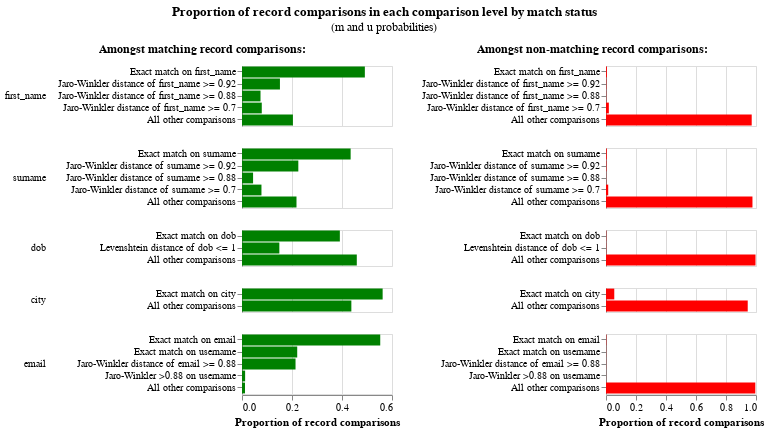

The code cell stored with this chart in its notebook:
### Markdown cell above
## m and u Parameters

### Code cell
linker.visualisations.m_u_parameters_chart()

### Figure 1 — Vega-Lite specification as saved in the notebook (floating-point values rounded to 4 significant figures)
{"config": {"view": {"continuousWidth": 300, "continuousHeight": 300, "discreteHeight": 300, "discreteWidth": 400}, "header": {"title": null}, "title": {"anchor": "middle", "offset": 10}}, "hconcat": [{"mark": "bar", "encoding": {"color": {"value": "green"}, "row": {"field": "comparison_name", "header": {"labelAlign": "left", "labelAnchor": "middle", "labelAngle": 0}, "sort": {"field": "comparison_sort_order"}, "type": "nominal"}, "tooltip": [{"field": "comparison_name", "title": "Comparison name", "type": "nominal"}, {"field": "label_for_charts", "title": "Label", "type": "ordinal"}, {"field": "sql_condition", "title": "SQL condition", "type": "nominal"}, {"field": "m_probability", "format": ".10~g", "title": "M probability", "type": "quantitative"}, {"field": "u_probability", "format": ".10~g", "title": "U probability", "type": "quantitative"}, {"field": "bayes_factor", "format": ",.6f", "title": "Bayes factor = m/u", "type": "quantitative"}, {"field": "log2_bayes_factor", "format": ".4~g", "title": "Match weight = log2(m/u)", "type": "quantitative"}, {"field": "bayes_factor_description", "title": "Match weight description", "type": "nominal"}, {"field": "m_probability_description", "title": "m probability description", "type": "nominal"}, {"field": "u_probability_description", "title": "u probability description", "type": "nominal"}], "x": {"axis": {"title": "Proportion of record comparisons"}, "field": "m_probability", "type": "quantitative"}, "y": {"axis": {"title": null}, "field": "label_for_charts", "sort": {"field": "comparison_vector_value", "order": "descending"}, "type": "nominal"}}, "height": {"step": 12}, "resolve": {"scale": {"y": "independent"}}, "title": {"text": "Amongst matching record comparisons:", "fontSize": 12, "fontWeight": "bold"}, "transform": [{"filter": "(datum.bayes_factor != 'no-op filter due to vega lite issue 4680')"}], "width": 150}, {"mark": "bar", "encoding": {"color": {"value": "red"}, "row": {"field": "comparison_name", "header": {"labels": false}, "sort": {"field": "comparison_sort_order"}, "type": "nominal"}, "tooltip": [{"field": "comparison_name", "title": "Comparison name", "type": "nominal"}, {"field": "label_for_charts", "title": "Label", "type": "ordinal"}, {"field": "sql_condition", "title": "SQL condition", "type": "nominal"}, {"field": "m_probability", "format": ".10~g", "title": "M probability", "type": "quantitative"}, {"field": "u_probability", "format": ".10~g", "title": "U probability", "type": "quantitative"}, {"field": "bayes_factor", "format": ",.6f", "title": "Bayes factor = m/u", "type": "quantitative"}, {"field": "log2_bayes_factor", "format": ".4~g", "title": "Match weight = log2(m/u)", "type": "quantitative"}, {"field": "bayes_factor_description", "title": "Match weight description", "type": "nominal"}, {"field": "m_probability_description", "title": "m probability description", "type": "nominal"}, {"field": "u_probability_description", "title": "u probability description", "type": "nominal"}], "x": {"axis": {"title": "Proportion of record comparisons"}, "field": "u_probability", "type": "quantitative"}, "y": {"axis": {"title": null}, "field": "label_for_charts", "sort": {"field": "comparison_vector_value", "order": "descending"}, "type": "nominal"}}, "height": {"step": 12}, "resolve": {"scale": {"y": "independent"}}, "title": {"text": "Amongst non-matching record comparisons:", "fontSize": 12, "fontWeight": "bold"}, "transform": [{"filter": "(datum.bayes_factor != 'no-op filter2 due to vega lite issue 4680')"}], "width": 150}], "data": {"name": "data-a94a991d6f02ce72f8d75f534b62d379"}, "title": {"text": "Proportion of record comparisons in each comparison level by match status", "subtitle": "(m and u probabilities)"}, "$schema": "https://vega.github.io/schema/vega-lite/v5.9.3.json", "datasets": {"data-a94a991d6f02ce72f8d75f534b62d379": [{"comparison_name": "first_name", "sql_condition": "\"first_name_l\" = \"first_name_r\"", "label_for_charts": "Exact match on first_name", "m_probability": 0.4914, "u_probability": 0.005794, "m_probability_description": "Amongst matching record comparisons, 49.14% of records (i.e. one in 2.035) are in the exact match on first_name comparison level", "u_probability_description": "Amongst non-matching record comparisons, 0.5794% of records (i.e. one in 173) are in the exact match on first_name comparison level", "has_tf_adjustments": true, "tf_adjustment_column": "first_name", "tf_adjustment_weight": 1.0, "is_null_level": false, "bayes_factor": 84.82, "log2_bayes_factor": 6.406, "comparison_vector_value": 4, "max_comparison_vector_value": 4, "bayes_factor_description": "If comparison level is `exact match on first_name` then comparison is 84.82 times more likely to be a match", "probability_two_random_records_match": 0.00298, "comparison_sort_order": 0}, {"comparison_name": "first_name", "sql_condition": "jaro_winkler_similarity(\"first_name_l\", \"first_name_r\") >= 0.92", "label_for_charts": "Jaro-Winkler distance of first_name >= 0.92", "m_probability": 0.1518, "u_probability": 0.002343, "m_probability_description": "Amongst matching record comparisons, 15.18% of records (i.e. one in 6.589) are in the jaro-winkler distance of first_name >= 0.92 comparison level", "u_probability_description": "Amongst non-matching record comparisons, 0.2343% of records (i.e. one in 427) are in the jaro-winkler distance of first_name >= 0.92 comparison level", "has_tf_adjustments": false, "tf_adjustment_column": null, "tf_adjustment_weight": 1.0, "is_null_level": false, "bayes_factor": 64.77, "log2_bayes_factor": 6.017, "comparison_vector_value": 3, "max_comparison_vector_value": 4, "bayes_factor_description": "If comparison level is `jaro-winkler distance of first_name >= 0.92` then comparison is 64.77 times more likely to be a match", "probability_two_random_records_match": 0.00298, "comparison_sort_order": 0}, {"comparison_name": "first_name", "sql_condition": "jaro_winkler_similarity(\"first_name_l\", \"first_name_r\") >= 0.88", "label_for_charts": "Jaro-Winkler distance of first_name >= 0.88", "m_probability": 0.07406, "u_probability": 0.001548, "m_probability_description": "Amongst matching record comparisons, 7.406% of records (i.e. one in 13.5) are in the jaro-winkler distance of first_name >= 0.88 comparison level", "u_probability_description": "Amongst non-matching record comparisons, 0.1548% of records (i.e. one in 646) are in the jaro-winkler distance of first_name >= 0.88 comparison level", "has_tf_adjustments": false, "tf_adjustment_column": null, "tf_adjustment_weight": 1.0, "is_null_level": false, "bayes_factor": 47.83, "log2_bayes_factor": 5.58, "comparison_vector_value": 2, "max_comparison_vector_value": 4, "bayes_factor_description": "If comparison level is `jaro-winkler distance of first_name >= 0.88` then comparison is 47.83 times more likely to be a match", "probability_two_random_records_match": 0.00298, "comparison_sort_order": 0}, {"comparison_name": "first_name", "sql_condition": "jaro_winkler_similarity(\"first_name_l\", \"first_name_r\") >= 0.7", "label_for_charts": "Jaro-Winkler distance of first_name >= 0.7", "m_probability": 0.07909, "u_probability": 0.01893, "m_probability_description": "Amongst matching record comparisons, 7.909% of records (i.e. one in 12.64) are in the jaro-winkler distance of first_name >= 0.7 comparison level", "u_probability_description": "Amongst non-matching record comparisons, 1.893% of records (i.e. one in 52.81) are in the jaro-winkler distance of first_name >= 0.7 comparison level", "has_tf_adjustments": false, "tf_adjustment_column": null, "tf_adjustment_weight": 1.0, "is_null_level": false, "bayes_factor": 4.177, "log2_bayes_factor": 2.062, "comparison_vector_value": 1, "max_comparison_vector_value": 4, "bayes_factor_description": "If comparison level is `jaro-winkler distance of first_name >= 0.7` then comparison is 4.177 times more likely to be a match", "probability_two_random_records_match": 0.00298, "comparison_sort_order": 0}, {"comparison_name": "first_name", "sql_condition": "ELSE", "label_for_charts": "All other comparisons", "m_probability": 0.2037, "u_probability": 0.9714, "m_probability_description": "Amongst matching record comparisons, 20.37% of records (i.e. one in 4.91) are in the all other comparisons comparison level", "u_probability_description": "Amongst non-matching record comparisons, 97.14% of records (i.e. one in 1.029) are in the all other comparisons comparison level", "has_tf_adjustments": false, "tf_adjustment_column": null, "tf_adjustment_weight": 1.0, "is_null_level": false, "bayes_factor": 0.2097, "log2_bayes_factor": -2.254, "comparison_vector_value": 0, "max_comparison_vector_value": 4, "bayes_factor_description": "If comparison level is `all other comparisons` then comparison is 4.769 times less likely to be a match", "probability_two_random_records_match": 0.00298, "comparison_sort_order": 0}, {"comparison_name": "surname", "sql_condition": "\"surname_l\" = \"surname_r\"", "label_for_charts": "Exact match on surname", "m_probability": 0.4346, "u_probability": 0.00489, "m_probability_description": "Amongst matching record comparisons, 43.46% of records (i.e. one in 2.301) are in the exact match on surname comparison level", "u_probability_description": "Amongst non-matching record comparisons, 0.489% of records (i.e. one in 204) are in the exact match on surname comparison level", "has_tf_adjustments": true, "tf_adjustment_column": "surname", "tf_adjustment_weight": 1.0, "is_null_level": false, "bayes_factor": 88.87, "log2_bayes_factor": 6.474, "comparison_vector_value": 4, "max_comparison_vector_value": 4, "bayes_factor_description": "If comparison level is `exact match on surname` then comparison is 88.87 times more likely to be a match", "probability_two_random_records_match": 0.00298, "comparison_sort_order": 1}, {"comparison_name": "surname", "sql_condition": "jaro_winkler_similarity(\"surname_l\", \"surname_r\") >= 0.92", "label_for_charts": "Jaro-Winkler distance of surname >= 0.92", "m_probability": 0.2253, "u_probability": 0.002839, "m_probability_description": "Amongst matching record comparisons, 22.53% of records (i.e. one in 4.439) are in the jaro-winkler distance of surname >= 0.92 comparison level", "u_probability_description": "Amongst non-matching record comparisons, 0.2839% of records (i.e. one in 352) are in the jaro-winkler distance of surname >= 0.92 comparison level", "has_tf_adjustments": false, "tf_adjustment_column": null, "tf_adjustment_weight": 1.0, "is_null_level": false, "bayes_factor": 79.35, "log2_bayes_factor": 6.31, "comparison_vector_value": 3, "max_comparison_vector_value": 4, "bayes_factor_description": "If comparison level is `jaro-winkler distance of surname >= 0.92` then comparison is 79.35 times more likely to be a match", "probability_two_random_records_match": 0.00298, "comparison_sort_order": 1}, {"comparison_name": "surname", "sql_condition": "jaro_winkler_similarity(\"surname_l\", \"surname_r\") >= 0.88", "label_for_charts": "Jaro-Winkler distance of surname >= 0.88", "m_probability": 0.04432, "u_probability": 0.001131, "m_probability_description": "Amongst matching record comparisons, 4.432% of records (i.e. one in 22.56) are in the jaro-winkler distance of surname >= 0.88 comparison level", "u_probability_description": "Amongst non-matching record comparisons, 0.1131% of records (i.e. one in 884) are in the jaro-winkler distance of surname >= 0.88 comparison level", "has_tf_adjustments": false, "tf_adjustment_column": null, "tf_adjustment_weight": 1.0, "is_null_level": false, "bayes_factor": 39.17, "log2_bayes_factor": 5.292, "comparison_vector_value": 2, "max_comparison_vector_value": 4, "bayes_factor_description": "If comparison level is `jaro-winkler distance of surname >= 0.88` then comparison is 39.17 times more likely to be a match", "probability_two_random_records_match": 0.00298, "comparison_sort_order": 1}, {"comparison_name": "surname", "sql_condition": "jaro_winkler_similarity(\"surname_l\", \"surname_r\") >= 0.7", "label_for_charts": "Jaro-Winkler distance of surname >= 0.7", "m_probability": 0.07784, "u_probability": 0.01473, "m_probability_description": "Amongst matching record comparisons, 7.784% of records (i.e. one in 12.85) are in the jaro-winkler distance of surname >= 0.7 comparison level", "u_probability_description": "Amongst non-matching record comparisons, 1.473% of records (i.e. one in 67.89) are in the jaro-winkler distance of surname >= 0.7 comparison level", "has_tf_adjustments": false, "tf_adjustment_column": null, "tf_adjustment_weight": 1.0, "is_null_level": false, "bayes_factor": 5.285, "log2_bayes_factor": 2.402, "comparison_vector_value": 1, "max_comparison_vector_value": 4, "bayes_factor_description": "If comparison level is `jaro-winkler distance of surname >= 0.7` then comparison is 5.285 times more likely to be a match", "probability_two_random_records_match": 0.00298, "comparison_sort_order": 1}, {"comparison_name": "surname", "sql_condition": "ELSE", "label_for_charts": "All other comparisons", "m_probability": 0.218, "u_probability": 0.9764, "m_probability_description": "Amongst matching record comparisons, 21.8% of records (i.e. one in 4.588) are in the all other comparisons comparison level", "u_probability_description": "Amongst non-matching record comparisons, 97.64% of records (i.e. one in 1.024) are in the all other comparisons comparison level", "has_tf_adjustments": false, "tf_adjustment_column": null, "tf_adjustment_weight": 1.0, "is_null_level": false, "bayes_factor": 0.2232, "log2_bayes_factor": -2.163, "comparison_vector_value": 0, "max_comparison_vector_value": 4, "bayes_factor_description": "If comparison level is `all other comparisons` then comparison is 4.48 times less likely to be a match", "probability_two_random_records_match": 0.00298, "comparison_sort_order": 1}, {"comparison_name": "dob", "sql_condition": "\"dob_l\" = \"dob_r\"", "label_for_charts": "Exact match on dob", "m_probability": 0.3914, "u_probability": 0.001748, "m_probability_description": "Amongst matching record comparisons, 39.14% of records (i.e. one in 2.555) are in the exact match on dob comparison level", "u_probability_description": "Amongst non-matching record comparisons, 0.1748% of records (i.e. one in 572) are in the exact match on dob comparison level", "has_tf_adjustments": false, "tf_adjustment_column": null, "tf_adjustment_weight": 1.0, "is_null_level": false, "bayes_factor": 224.0, "log2_bayes_factor": 7.807, "comparison_vector_value": 2, "max_comparison_vector_value": 2, "bayes_factor_description": "If comparison level is `exact match on dob` then comparison is 224 times more likely to be a match", "probability_two_random_records_match": 0.00298, "comparison_sort_order": 2}, {"comparison_name": "dob", "sql_condition": "levenshtein(\"dob_l\", \"dob_r\") <= 1", "label_for_charts": "Levenshtein distance of dob <= 1", "m_probability": 0.1494, "u_probability": 0.001602, "m_probability_description": "Amongst matching record comparisons, 14.94% of records (i.e. one in 6.694) are in the levenshtein distance of dob <= 1 comparison level", "u_probability_description": "Amongst non-matching record comparisons, 0.1602% of records (i.e. one in 624) are in the levenshtein distance of dob <= 1 comparison level", "has_tf_adjustments": false, "tf_adjustment_column": null, "tf_adjustment_weight": 1.0, "is_null_level": false, "bayes_factor": 93.27, "log2_bayes_factor": 6.543, "comparison_vector_value": 1, "max_comparison_vector_value": 2, "bayes_factor_description": "If comparison level is `levenshtein distance of dob <= 1` then comparison is 93.27 times more likely to be a match", "probability_two_random_records_match": 0.00298, "comparison_sort_order": 2}, {"comparison_name": "dob", "sql_condition": "ELSE", "label_for_charts": "All other comparisons", "m_probability": 0.4592, "u_probability": 0.9967, "m_probability_description": "Amongst matching record comparisons, 45.92% of records (i.e. one in 2.178) are in the all other comparisons comparison level", "u_probability_description": "Amongst non-matching record comparisons, 99.67% of records (i.e. one in 1.003) are in the all other comparisons comparison level", "has_tf_adjustments": false, "tf_adjustment_column": null, "tf_adjustment_weight": 1.0, "is_null_level": false, "bayes_factor": 0.4607, "log2_bayes_factor": -1.118, "comparison_vector_value": 0, "max_comparison_vector_value": 2, "bayes_factor_description": "If comparison level is `all other comparisons` then comparison is 2.17 times less likely to be a match", "probability_two_random_records_match": 0.00298, "comparison_sort_order": 2}, {"comparison_name": "city", "sql_condition": "\"city_l\" = \"city_r\"", "label_for_charts": "Exact match on city", "m_probability": 0.5626, "u_probability": 0.05515, "m_probability_description": "Amongst matching record comparisons, 56.26% of records (i.e. one in 1.778) are in the exact match on city comparison level", "u_probability_description": "Amongst non-matching record comparisons, 5.515% of records (i.e. one in 18.13) are in the exact match on city comparison level", "has_tf_adjustments": true, "tf_adjustment_column": "city", "tf_adjustment_weight": 1.0, "is_null_level": false, "bayes_factor": 10.2, "log2_bayes_factor": 3.351, "comparison_vector_value": 1, "max_comparison_vector_value": 1, "bayes_factor_description": "If comparison level is `exact match on city` then comparison is 10.2 times more likely to be a match", "probability_two_random_records_match": 0.00298, "comparison_sort_order": 3}, {"comparison_name": "city", "sql_condition": "ELSE", "label_for_charts": "All other comparisons", "m_probability": 0.4374, "u_probability": 0.9449, "m_probability_description": "Amongst matching record comparisons, 43.74% of records (i.e. one in 2.286) are in the all other comparisons comparison level", "u_probability_description": "Amongst non-matching record comparisons, 94.49% of records (i.e. one in 1.058) are in the all other comparisons comparison level", "has_tf_adjustments": false, "tf_adjustment_column": null, "tf_adjustment_weight": 1.0, "is_null_level": false, "bayes_factor": 0.463, "log2_bayes_factor": -1.111, "comparison_vector_value": 0, "max_comparison_vector_value": 1, "bayes_factor_description": "If comparison level is `all other comparisons` then comparison is 2.16 times less likely to be a match", "probability_two_random_records_match": 0.00298, "comparison_sort_order": 3}, {"comparison_name": "email", "sql_condition": "\"email_l\" = \"email_r\"", "label_for_charts": "Exact match on email", "m_probability": 0.553, "u_probability": 0.002194, "m_probability_description": "Amongst matching record comparisons, 55.3% of records (i.e. one in 1.808) are in the exact match on email comparison level", "u_probability_description": "Amongst non-matching record comparisons, 0.2194% of records (i.e. one in 456) are in the exact match on email comparison level", "has_tf_adjustments": true, "tf_adjustment_column": "email", "tf_adjustment_weight": 1.0, "is_null_level": false, "bayes_factor": 252.1, "log2_bayes_factor": 7.978, "comparison_vector_value": 4, "max_comparison_vector_value": 4, "bayes_factor_description": "If comparison level is `exact match on email` then comparison is 252 times more likely to be a match", "probability_two_random_records_match": 0.00298, "comparison_sort_order": 4}, {"comparison_name": "email", "sql_condition": "NULLIF(regexp_extract(\"email_l\", '^[^@]+', 0), '') = NULLIF(regexp_extract(\"email_r\", '^[^@]+', 0), '')", "label_for_charts": "Exact match on username", "m_probability": 0.2209, "u_probability": 0.001039, "m_probability_description": "Amongst matching record comparisons, 22.09% of records (i.e. one in 4.527) are in the exact match on username comparison level", "u_probability_description": "Amongst non-matching record comparisons, 0.1039% of records (i.e. one in 962) are in the exact match on username comparison level", "has_tf_adjustments": false, "tf_adjustment_column": null, "tf_adjustment_weight": 1.0, "is_null_level": false, "bayes_factor": 212.6, "log2_bayes_factor": 7.732, "comparison_vector_value": 3, "max_comparison_vector_value": 4, "bayes_factor_description": "If comparison level is `exact match on username` then comparison is 213 times more likely to be a match", "probability_two_random_records_match": 0.00298, "comparison_sort_order": 4}, {"comparison_name": "email", "sql_condition": "jaro_winkler_similarity(\"email_l\", \"email_r\") >= 0.88", "label_for_charts": "Jaro-Winkler distance of email >= 0.88", "m_probability": 0.2141, "u_probability": 0.0009136, "m_probability_description": "Amongst matching record comparisons, 21.41% of records (i.e. one in 4.67) are in the jaro-winkler distance of email >= 0.88 comparison level", "u_probability_description": "Amongst non-matching record comparisons, 0.09136% of records (i.e. one in 1,095) are in the jaro-winkler distance of email >= 0.88 comparison level", "has_tf_adjustments": false, "tf_adjustment_column": null, "tf_adjustment_weight": 1.0, "is_null_level": false, "bayes_factor": 234.4, "log2_bayes_factor": 7.873, "comparison_vector_value": 2, "max_comparison_vector_value": 4, "bayes_factor_description": "If comparison level is `jaro-winkler distance of email >= 0.88` then comparison is 234 times more likely to be a match", "probability_two_random_records_match": 0.00298, "comparison_sort_order": 4}, {"comparison_name": "email", "sql_condition": "jaro_winkler_similarity(NULLIF(regexp_extract(\"email_l\", '^[^@]+', 0), ''), NULLIF(regexp_extract(\"email_r\", '^[^@]+', 0), '')) >= 0.88", "label_for_charts": "Jaro-Winkler >0.88 on username", "m_probability": 0.0125, "u_probability": 0.0005018, "m_probability_description": "Amongst matching record comparisons, 1.25% of records (i.e. one in 80) are in the jaro-winkler >0.88 on username comparison level", "u_probability_description": "Amongst non-matching record comparisons, 0.05018% of records (i.e. one in 1,993) are in the jaro-winkler >0.88 on username comparison level", "has_tf_adjustments": false, "tf_adjustment_column": null, "tf_adjustment_weight": 1.0, "is_null_level": false, "bayes_factor": 24.91, "log2_bayes_factor": 4.639, "comparison_vector_value": 1, "max_comparison_vector_value": 4, "bayes_factor_description": "If comparison level is `jaro-winkler >0.88 on username` then comparison is 24.91 times more likely to be a match", "probability_two_random_records_match": 0.00298, "comparison_sort_order": 4}, {"comparison_name": "email", "sql_condition": "ELSE", "label_for_charts": "All other comparisons", "m_probability": 0.01203, "u_probability": 0.9954, "m_probability_description": "Amongst matching record comparisons, 1.203% of records (i.e. one in 83.13) are in the all other comparisons comparison level", "u_probability_description": "Amongst non-matching record comparisons, 99.54% of records (i.e. one in 1.005) are in the all other comparisons comparison level", "has_tf_adjustments": false, "tf_adjustment_column": null, "tf_adjustment_weight": 1.0, "is_null_level": false, "bayes_factor": 0.01209, "log2_bayes_factor": -6.371, "comparison_vector_value": 0, "max_comparison_vector_value": 4, "bayes_factor_description": "If comparison level is `all other comparisons` then comparison is 82.74 times less likely to be a match", "probability_two_random_records_match": 0.00298, "comparison_sort_order": 4}]}}
